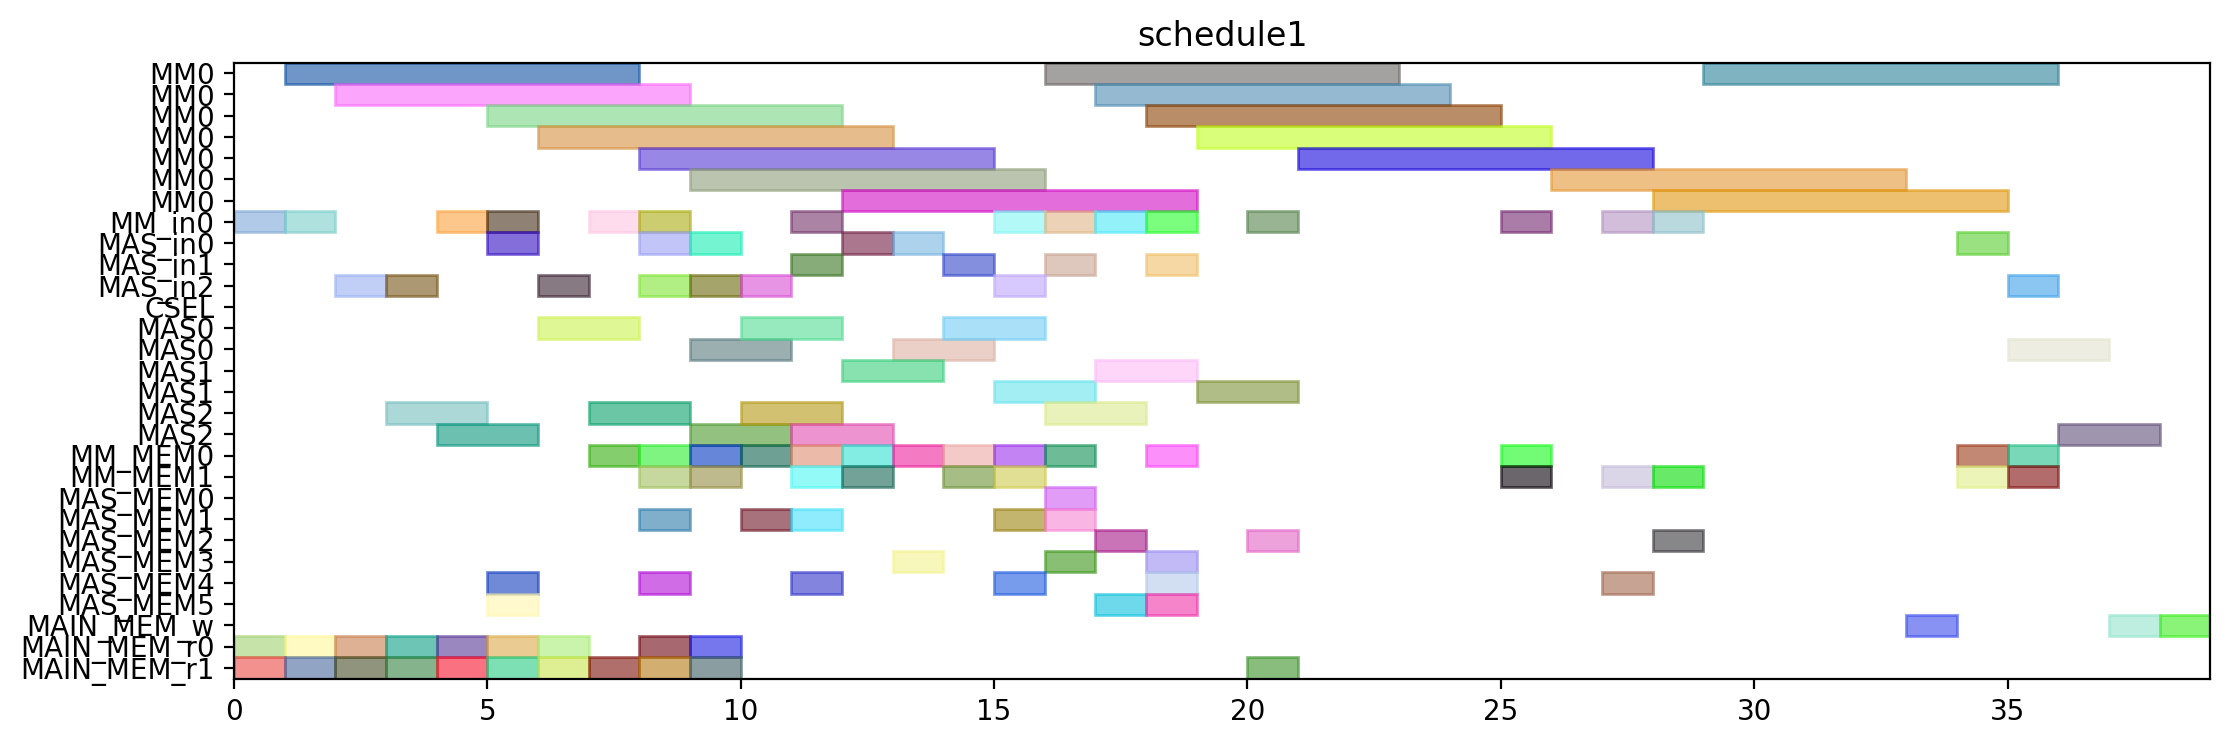

Write Python code to recreate this figure.
from pyschedule import Scenario, solvers, plotters, alt


def solve():
	horizon = 148
	S = Scenario("schedule1", horizon=horizon)

	# resource
	MM = S.Resources('MM', num=1, size=7)
	MM_in = S.Resources('MM_in', num=1)
	MAS_in = S.Resources('MAS_in', num=3)
	CSEL = S.Resource('CSEL')
	MAS = S.Resources('MAS', num=3, size=2, periods=range(1, horizon))
	MM_MEM = S.Resources('MM_MEM', num=2)
	MAS_MEM = S.Resources('MAS_MEM', num=6)
	MAIN_MEM_w = S.Resource('MAIN_MEM_w', size=1)
	MAIN_MEM_r = S.Resources('MAIN_MEM_r', num=2)

	# result of previous scheduling
	t2_in = S.Task('t2_in', length=1, delay_cost=1)
	S += t2_in >= 0
	t2_in += MM_in[0]

	t2_mem0 = S.Task('t2_mem0', length=1, delay_cost=1)
	S += t2_mem0 >= 0
	t2_mem0 += MAIN_MEM_r[0]

	t2_mem1 = S.Task('t2_mem1', length=1, delay_cost=1)
	S += t2_mem1 >= 0
	t2_mem1 += MAIN_MEM_r[1]

	t0_in = S.Task('t0_in', length=1, delay_cost=1)
	S += t0_in >= 1
	t0_in += MM_in[0]

	t0_mem0 = S.Task('t0_mem0', length=1, delay_cost=1)
	S += t0_mem0 >= 1
	t0_mem0 += MAIN_MEM_r[0]

	t0_mem1 = S.Task('t0_mem1', length=1, delay_cost=1)
	S += t0_mem1 >= 1
	t0_mem1 += MAIN_MEM_r[1]

	t2 = S.Task('t2', length=7, delay_cost=1)
	S += t2 >= 1
	t2 += MM[0]

	t0 = S.Task('t0', length=7, delay_cost=1)
	S += t0 >= 2
	t0 += MM[0]

	t3_in = S.Task('t3_in', length=1, delay_cost=1)
	S += t3_in >= 2
	t3_in += MAS_in[2]

	t3_mem0 = S.Task('t3_mem0', length=1, delay_cost=1)
	S += t3_mem0 >= 2
	t3_mem0 += MAIN_MEM_r[0]

	t3_mem1 = S.Task('t3_mem1', length=1, delay_cost=1)
	S += t3_mem1 >= 2
	t3_mem1 += MAIN_MEM_r[1]

	t3 = S.Task('t3', length=2, delay_cost=1)
	S += t3 >= 3
	t3 += MAS[2]

	t4_in = S.Task('t4_in', length=1, delay_cost=1)
	S += t4_in >= 3
	t4_in += MAS_in[2]

	t4_mem0 = S.Task('t4_mem0', length=1, delay_cost=1)
	S += t4_mem0 >= 3
	t4_mem0 += MAIN_MEM_r[0]

	t4_mem1 = S.Task('t4_mem1', length=1, delay_cost=1)
	S += t4_mem1 >= 3
	t4_mem1 += MAIN_MEM_r[1]

	t1_in = S.Task('t1_in', length=1, delay_cost=1)
	S += t1_in >= 4
	t1_in += MM_in[0]

	t1_mem0 = S.Task('t1_mem0', length=1, delay_cost=1)
	S += t1_mem0 >= 4
	t1_mem0 += MAIN_MEM_r[0]

	t1_mem1 = S.Task('t1_mem1', length=1, delay_cost=1)
	S += t1_mem1 >= 4
	t1_mem1 += MAIN_MEM_r[1]

	t4 = S.Task('t4', length=2, delay_cost=1)
	S += t4 >= 4
	t4 += MAS[2]

	t1 = S.Task('t1', length=7, delay_cost=1)
	S += t1 >= 5
	t1 += MM[0]

	t5_in = S.Task('t5_in', length=1, delay_cost=1)
	S += t5_in >= 5
	t5_in += MM_in[0]

	t5_mem0 = S.Task('t5_mem0', length=1, delay_cost=1)
	S += t5_mem0 >= 5
	t5_mem0 += MAS_MEM[4]

	t5_mem1 = S.Task('t5_mem1', length=1, delay_cost=1)
	S += t5_mem1 >= 5
	t5_mem1 += MAS_MEM[5]

	t9_in = S.Task('t9_in', length=1, delay_cost=1)
	S += t9_in >= 5
	t9_in += MAS_in[0]

	t9_mem0 = S.Task('t9_mem0', length=1, delay_cost=1)
	S += t9_mem0 >= 5
	t9_mem0 += MAIN_MEM_r[0]

	t9_mem1 = S.Task('t9_mem1', length=1, delay_cost=1)
	S += t9_mem1 >= 5
	t9_mem1 += MAIN_MEM_r[1]

	t5 = S.Task('t5', length=7, delay_cost=1)
	S += t5 >= 6
	t5 += MM[0]

	t8_in = S.Task('t8_in', length=1, delay_cost=1)
	S += t8_in >= 6
	t8_in += MAS_in[2]

	t8_mem0 = S.Task('t8_mem0', length=1, delay_cost=1)
	S += t8_mem0 >= 6
	t8_mem0 += MAIN_MEM_r[0]

	t8_mem1 = S.Task('t8_mem1', length=1, delay_cost=1)
	S += t8_mem1 >= 6
	t8_mem1 += MAIN_MEM_r[1]

	t9 = S.Task('t9', length=2, delay_cost=1)
	S += t9 >= 6
	t9 += MAS[0]

	t20_in = S.Task('t20_in', length=1, delay_cost=1)
	S += t20_in >= 7
	t20_in += MM_in[0]

	t20_mem0 = S.Task('t20_mem0', length=1, delay_cost=1)
	S += t20_mem0 >= 7
	t20_mem0 += MM_MEM[0]

	t20_mem1 = S.Task('t20_mem1', length=1, delay_cost=1)
	S += t20_mem1 >= 7
	t20_mem1 += MAIN_MEM_r[1]

	t8 = S.Task('t8', length=2, delay_cost=1)
	S += t8 >= 7
	t8 += MAS[2]

	t10_in = S.Task('t10_in', length=1, delay_cost=1)
	S += t10_in >= 8
	t10_in += MM_in[0]

	t10_mem0 = S.Task('t10_mem0', length=1, delay_cost=1)
	S += t10_mem0 >= 8
	t10_mem0 += MAS_MEM[4]

	t10_mem1 = S.Task('t10_mem1', length=1, delay_cost=1)
	S += t10_mem1 >= 8
	t10_mem1 += MAS_MEM[1]

	t13_in = S.Task('t13_in', length=1, delay_cost=1)
	S += t13_in >= 8
	t13_in += MAS_in[2]

	t13_mem0 = S.Task('t13_mem0', length=1, delay_cost=1)
	S += t13_mem0 >= 8
	t13_mem0 += MAIN_MEM_r[0]

	t13_mem1 = S.Task('t13_mem1', length=1, delay_cost=1)
	S += t13_mem1 >= 8
	t13_mem1 += MAIN_MEM_r[1]

	t18_in = S.Task('t18_in', length=1, delay_cost=1)
	S += t18_in >= 8
	t18_in += MAS_in[0]

	t18_mem0 = S.Task('t18_mem0', length=1, delay_cost=1)
	S += t18_mem0 >= 8
	t18_mem0 += MM_MEM[0]

	t18_mem1 = S.Task('t18_mem1', length=1, delay_cost=1)
	S += t18_mem1 >= 8
	t18_mem1 += MM_MEM[1]

	t20 = S.Task('t20', length=7, delay_cost=1)
	S += t20 >= 8
	t20 += MM[0]

	t10 = S.Task('t10', length=7, delay_cost=1)
	S += t10 >= 9
	t10 += MM[0]

	t13 = S.Task('t13', length=2, delay_cost=1)
	S += t13 >= 9
	t13 += MAS[2]

	t14_in = S.Task('t14_in', length=1, delay_cost=1)
	S += t14_in >= 9
	t14_in += MAS_in[0]

	t14_mem0 = S.Task('t14_mem0', length=1, delay_cost=1)
	S += t14_mem0 >= 9
	t14_mem0 += MAIN_MEM_r[0]

	t14_mem1 = S.Task('t14_mem1', length=1, delay_cost=1)
	S += t14_mem1 >= 9
	t14_mem1 += MAIN_MEM_r[1]

	t16_in = S.Task('t16_in', length=1, delay_cost=1)
	S += t16_in >= 9
	t16_in += MAS_in[2]

	t16_mem0 = S.Task('t16_mem0', length=1, delay_cost=1)
	S += t16_mem0 >= 9
	t16_mem0 += MM_MEM[0]

	t16_mem1 = S.Task('t16_mem1', length=1, delay_cost=1)
	S += t16_mem1 >= 9
	t16_mem1 += MM_MEM[1]

	t18 = S.Task('t18', length=2, delay_cost=1)
	S += t18 >= 9
	t18 += MAS[0]

	t14 = S.Task('t14', length=2, delay_cost=1)
	S += t14 >= 10
	t14 += MAS[0]

	t16 = S.Task('t16', length=2, delay_cost=1)
	S += t16 >= 10
	t16 += MAS[2]

	t19_in = S.Task('t19_in', length=1, delay_cost=1)
	S += t19_in >= 10
	t19_in += MAS_in[2]

	t19_mem0 = S.Task('t19_mem0', length=1, delay_cost=1)
	S += t19_mem0 >= 10
	t19_mem0 += MM_MEM[0]

	t19_mem1 = S.Task('t19_mem1', length=1, delay_cost=1)
	S += t19_mem1 >= 10
	t19_mem1 += MAS_MEM[1]

	t15_in = S.Task('t15_in', length=1, delay_cost=1)
	S += t15_in >= 11
	t15_in += MM_in[0]

	t15_mem0 = S.Task('t15_mem0', length=1, delay_cost=1)
	S += t15_mem0 >= 11
	t15_mem0 += MAS_MEM[4]

	t15_mem1 = S.Task('t15_mem1', length=1, delay_cost=1)
	S += t15_mem1 >= 11
	t15_mem1 += MAS_MEM[1]

	t19 = S.Task('t19', length=2, delay_cost=1)
	S += t19 >= 11
	t19 += MAS[2]

	t6_in = S.Task('t6_in', length=1, delay_cost=1)
	S += t6_in >= 11
	t6_in += MAS_in[1]

	t6_mem0 = S.Task('t6_mem0', length=1, delay_cost=1)
	S += t6_mem0 >= 11
	t6_mem0 += MM_MEM[0]

	t6_mem1 = S.Task('t6_mem1', length=1, delay_cost=1)
	S += t6_mem1 >= 11
	t6_mem1 += MM_MEM[1]

	t11_in = S.Task('t11_in', length=1, delay_cost=1)
	S += t11_in >= 12
	t11_in += MAS_in[0]

	t11_mem0 = S.Task('t11_mem0', length=1, delay_cost=1)
	S += t11_mem0 >= 12
	t11_mem0 += MM_MEM[0]

	t11_mem1 = S.Task('t11_mem1', length=1, delay_cost=1)
	S += t11_mem1 >= 12
	t11_mem1 += MM_MEM[1]

	t15 = S.Task('t15', length=7, delay_cost=1)
	S += t15 >= 12
	t15 += MM[0]

	t6 = S.Task('t6', length=2, delay_cost=1)
	S += t6 >= 12
	t6 += MAS[1]

	t11 = S.Task('t11', length=2, delay_cost=1)
	S += t11 >= 13
	t11 += MAS[0]

	t7_in = S.Task('t7_in', length=1, delay_cost=1)
	S += t7_in >= 13
	t7_in += MAS_in[0]

	t7_mem0 = S.Task('t7_mem0', length=1, delay_cost=1)
	S += t7_mem0 >= 13
	t7_mem0 += MM_MEM[0]

	t7_mem1 = S.Task('t7_mem1', length=1, delay_cost=1)
	S += t7_mem1 >= 13
	t7_mem1 += MAS_MEM[3]

	t22_in = S.Task('t22_in', length=1, delay_cost=1)
	S += t22_in >= 14
	t22_in += MAS_in[1]

	t22_mem0 = S.Task('t22_mem0', length=1, delay_cost=1)
	S += t22_mem0 >= 14
	t22_mem0 += MM_MEM[0]

	t22_mem1 = S.Task('t22_mem1', length=1, delay_cost=1)
	S += t22_mem1 >= 14
	t22_mem1 += MM_MEM[1]

	t7 = S.Task('t7', length=2, delay_cost=1)
	S += t7 >= 14
	t7 += MAS[0]

	t21_in = S.Task('t21_in', length=1, delay_cost=1)
	S += t21_in >= 15
	t21_in += MAS_in[2]

	t21_mem0 = S.Task('t21_mem0', length=1, delay_cost=1)
	S += t21_mem0 >= 15
	t21_mem0 += MM_MEM[0]

	t21_mem1 = S.Task('t21_mem1', length=1, delay_cost=1)
	S += t21_mem1 >= 15
	t21_mem1 += MM_MEM[1]

	t22 = S.Task('t22', length=2, delay_cost=1)
	S += t22 >= 15
	t22 += MAS[1]

	t28_in = S.Task('t28_in', length=1, delay_cost=1)
	S += t28_in >= 15
	t28_in += MM_in[0]

	t28_mem0 = S.Task('t28_mem0', length=1, delay_cost=1)
	S += t28_mem0 >= 15
	t28_mem0 += MAS_MEM[4]

	t28_mem1 = S.Task('t28_mem1', length=1, delay_cost=1)
	S += t28_mem1 >= 15
	t28_mem1 += MAS_MEM[1]

	t12_in = S.Task('t12_in', length=1, delay_cost=1)
	S += t12_in >= 16
	t12_in += MAS_in[1]

	t12_mem0 = S.Task('t12_mem0', length=1, delay_cost=1)
	S += t12_mem0 >= 16
	t12_mem0 += MM_MEM[0]

	t12_mem1 = S.Task('t12_mem1', length=1, delay_cost=1)
	S += t12_mem1 >= 16
	t12_mem1 += MAS_MEM[1]

	t21 = S.Task('t21', length=2, delay_cost=1)
	S += t21 >= 16
	t21 += MAS[2]

	t25_in = S.Task('t25_in', length=1, delay_cost=1)
	S += t25_in >= 16
	t25_in += MM_in[0]

	t25_mem0 = S.Task('t25_mem0', length=1, delay_cost=1)
	S += t25_mem0 >= 16
	t25_mem0 += MAS_MEM[0]

	t25_mem1 = S.Task('t25_mem1', length=1, delay_cost=1)
	S += t25_mem1 >= 16
	t25_mem1 += MAS_MEM[3]

	t28 = S.Task('t28', length=7, delay_cost=1)
	S += t28 >= 16
	t28 += MM[0]

	t12 = S.Task('t12', length=2, delay_cost=1)
	S += t12 >= 17
	t12 += MAS[1]

	t25 = S.Task('t25', length=7, delay_cost=1)
	S += t25 >= 17
	t25 += MM[0]

	t27_in = S.Task('t27_in', length=1, delay_cost=1)
	S += t27_in >= 17
	t27_in += MM_in[0]

	t27_mem0 = S.Task('t27_mem0', length=1, delay_cost=1)
	S += t27_mem0 >= 17
	t27_mem0 += MAS_MEM[2]

	t27_mem1 = S.Task('t27_mem1', length=1, delay_cost=1)
	S += t27_mem1 >= 17
	t27_mem1 += MAS_MEM[5]

	t17_in = S.Task('t17_in', length=1, delay_cost=1)
	S += t17_in >= 18
	t17_in += MAS_in[1]

	t17_mem0 = S.Task('t17_mem0', length=1, delay_cost=1)
	S += t17_mem0 >= 18
	t17_mem0 += MM_MEM[0]

	t17_mem1 = S.Task('t17_mem1', length=1, delay_cost=1)
	S += t17_mem1 >= 18
	t17_mem1 += MAS_MEM[5]

	t27 = S.Task('t27', length=7, delay_cost=1)
	S += t27 >= 18
	t27 += MM[0]

	t29_in = S.Task('t29_in', length=1, delay_cost=1)
	S += t29_in >= 18
	t29_in += MM_in[0]

	t29_mem0 = S.Task('t29_mem0', length=1, delay_cost=1)
	S += t29_mem0 >= 18
	t29_mem0 += MAS_MEM[4]

	t29_mem1 = S.Task('t29_mem1', length=1, delay_cost=1)
	S += t29_mem1 >= 18
	t29_mem1 += MAS_MEM[3]

	t17 = S.Task('t17', length=2, delay_cost=1)
	S += t17 >= 19
	t17 += MAS[1]

	t29 = S.Task('t29', length=7, delay_cost=1)
	S += t29 >= 19
	t29 += MM[0]

	t23_in = S.Task('t23_in', length=1, delay_cost=1)
	S += t23_in >= 20
	t23_in += MM_in[0]

	t23_mem0 = S.Task('t23_mem0', length=1, delay_cost=1)
	S += t23_mem0 >= 20
	t23_mem0 += MAS_MEM[2]

	t23_mem1 = S.Task('t23_mem1', length=1, delay_cost=1)
	S += t23_mem1 >= 20
	t23_mem1 += MAIN_MEM_r[1]

	t23 = S.Task('t23', length=7, delay_cost=1)
	S += t23 >= 21
	t23 += MM[0]


	# new tasks
	t24 = S.Task('t24', length=7, delay_cost=1)
	t24 += alt(MM)
	t24_in = S.Task('t24_in', length=1, delay_cost=1)
	t24_in += alt(MM_in)
	S += t24_in*MM_in[0]<=t24*MM[0]
	t24_mem0 = S.Task('t24_mem0', length=1, delay_cost=1)
	t24_mem0 += MAS_MEM[2]
	S += 18 < t24_mem0
	S += t24_mem0 <= t24

	t24_mem1 = S.Task('t24_mem1', length=1, delay_cost=1)
	t24_mem1 += MM_MEM[1]
	S += 27 < t24_mem1
	S += t24_mem1 <= t24

	t26 = S.Task('t26', length=7, delay_cost=1)
	t26 += alt(MM)
	t26_in = S.Task('t26_in', length=1, delay_cost=1)
	t26_in += alt(MM_in)
	S += t26_in*MM_in[0]<=t26*MM[0]
	t26_mem0 = S.Task('t26_mem0', length=1, delay_cost=1)
	t26_mem0 += MAS_MEM[4]
	S += 12 < t26_mem0
	S += t26_mem0 <= t26

	t26_mem1 = S.Task('t26_mem1', length=1, delay_cost=1)
	t26_mem1 += MM_MEM[1]
	S += 27 < t26_mem1
	S += t26_mem1 <= t26

	PZ_new = S.Task('PZ_new', length=7, delay_cost=1)
	PZ_new += alt(MM)
	PZ_new_in = S.Task('PZ_new_in', length=1, delay_cost=1)
	PZ_new_in += alt(MM_in)
	S += PZ_new_in*MM_in[0]<=PZ_new*MM[0]
	S += 0<PZ_new

	PZ_new_w = S.Task('PZ_new_w', length=1, delay_cost=1)
	PZ_new_w += alt(MAIN_MEM_w)
	S += PZ_new <= PZ_new_w

	PZ_new_mem0 = S.Task('PZ_new_mem0', length=1, delay_cost=1)
	PZ_new_mem0 += MM_MEM[0]
	S += 25 < PZ_new_mem0
	S += PZ_new_mem0 <= PZ_new

	PZ_new_mem1 = S.Task('PZ_new_mem1', length=1, delay_cost=1)
	PZ_new_mem1 += MM_MEM[1]
	S += 22 < PZ_new_mem1
	S += PZ_new_mem1 <= PZ_new

	PX_new = S.Task('PX_new', length=2, delay_cost=1)
	PX_new += alt(MAS)
	PX_new_in = S.Task('PX_new_in', length=1, delay_cost=1)
	PX_new_in += alt(MAS_in)
	S += PX_new_in*MAS_in[0]<=PX_new*MAS[0]

	S += PX_new_in*MAS_in[1]<=PX_new*MAS[1]

	S += PX_new_in*MAS_in[2]<=PX_new*MAS[2]

	S += 0<PX_new

	PX_new_w = S.Task('PX_new_w', length=1, delay_cost=1)
	PX_new_w += alt(MAIN_MEM_w)
	S += PX_new <= PX_new_w

	PX_new_mem0 = S.Task('PX_new_mem0', length=1, delay_cost=1)
	PX_new_mem0 += MM_MEM[0]
	S += 23 < PX_new_mem0
	S += PX_new_mem0 <= PX_new

	PX_new_mem1 = S.Task('PX_new_mem1', length=1, delay_cost=1)
	PX_new_mem1 += alt(MM_MEM)
	S += (t24*MM[0])-1 < PX_new_mem1*MM_MEM[1]
	S += PX_new_mem1 <= PX_new

	PY_new = S.Task('PY_new', length=2, delay_cost=1)
	PY_new += alt(MAS)
	PY_new_in = S.Task('PY_new_in', length=1, delay_cost=1)
	PY_new_in += alt(MAS_in)
	S += PY_new_in*MAS_in[0]<=PY_new*MAS[0]

	S += PY_new_in*MAS_in[1]<=PY_new*MAS[1]

	S += PY_new_in*MAS_in[2]<=PY_new*MAS[2]

	S += 0<PY_new

	PY_new_w = S.Task('PY_new_w', length=1, delay_cost=1)
	PY_new_w += alt(MAIN_MEM_w)
	S += PY_new <= PY_new_w

	PY_new_mem0 = S.Task('PY_new_mem0', length=1, delay_cost=1)
	PY_new_mem0 += MM_MEM[0]
	S += 24 < PY_new_mem0
	S += PY_new_mem0 <= PY_new

	PY_new_mem1 = S.Task('PY_new_mem1', length=1, delay_cost=1)
	PY_new_mem1 += alt(MM_MEM)
	S += (t26*MM[0])-1 < PY_new_mem1*MM_MEM[1]
	S += PY_new_mem1 <= PY_new

	solvers.mip.solve(S,msg=1,kind='CPLEX',ratio_gap=1.01)

	solution = [['hoge']*len(S.solution()[1]) for i in range(len(S.solution()))]
	for i in range(len(S.solution())):
		for j in range(len(S.solution()[i])):
			solution[i][j]=str(S.solution()[i][j])
	print(solution)

	cycles = int(solution[-1][3])

	pic_file_name = "/mnt/rose/usr1/fukuda/ABE/multiRAM_multiMAS_16mux/scheduling_result/stage7MM1_stage2MAS3/EP_ADD_A_0/schedule1.png"
	if(S.solution() != []):
		plotters.matplotlib.plot(S,img_filename=pic_file_name, show_task_labels=False, fig_size=(cycles*0.25+3, 4))

	return solution
